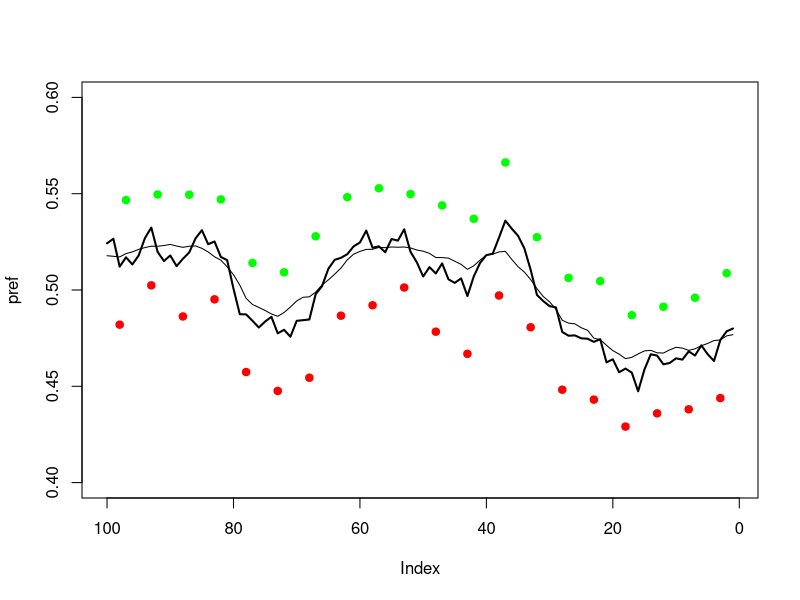

Recreate this plot in R.
# Generate a national election cycle using the model presented in strausswalks

# Each poll reports Democratic national two-party vote as 
# y_i ~ N(\mu_i, s^2_i)
# where s^2_i is the variance based on q_i random respondents
# s^2_i = y_i*(1 - y_i) / q_i
# And house polling bias is taken into account by
# \mu_i = \alpha_{t_i} + \delta_{j_i}
# where \alpha_t is the true national preference at t days until the election, and \delta_j is the house bias.
# House biases must add up to 0.
# National preference is modeled as a random walk backwards through time, \alpha_t ~ N(\alpha_{t-1}, \omega^2)

pollVar <- function(y) {
  return(y * (1-y) / 2000)
}

GenData <- function() {
  T = 100
  # The national preference at \alpha_0 is 0.48
  # Shock is 0.01
  # So, starting at \alpha_0, generate preferences at each day according to shock.
  pref <- c()
  pref[1] = 0.48
  shock = 0.007
  
  set.seed(217) # Looks realistic!
  for (i in 2:T) {
    pref[i] <- rnorm(1, pref[i-1], shock)
  }

  # Two polling firms, Giddyup Poll and Rasputin Reporting.
  # Giddyup's bias is 0.03, Rasputin's is -0.03
  # Giddyup has a poll on 2, 4, 6, 8, 10, Rasputin has a poll on 3, 5, 7, 9
  giddyup_bias = 0.03
  giddyup <- rep(NA, T)
  for (i in seq(2, T, 5)) {
    biased_pref <- pref[i] + giddyup_bias
    giddyup[i] <- rnorm(1, biased_pref, pollVar(biased_pref))
  }
  rasputin_bias = -0.03
  rasputin <- rep(NA, T)
  for (i in seq(3, T, 5)) {
    biased_pref <- pref[i] + rasputin_bias
    rasputin[i] <- rnorm(1, biased_pref, pollVar(biased_pref))
  }
  
  
  plot(pref, type="l", xlim=c(T, 1), ylim=c(0.4, 0.6), lwd=2)
  points(giddyup, col="green", pch=19)
  points(rasputin, col="red", pch=19)
  
  for (t in 1:T) {
    if (!is.na(giddyup[t]) && !is.na(rasputin[t])) {
      stop("Time period ", t, " has more than one poll!")
    }
  }
  
  return(list(pref=pref, giddyup=giddyup, rasputin=rasputin))
}

data <- GenData()

# Great! Let's do a Gibbs sampler
runs <- 100
# Prior on \alpha_0 ~ N(0.522, 0.0253^2)
pref <- matrix(ncol=length(data$pref), nrow=runs)
pref[1,] = rep(0.522, length(data$pref))
biases <- list(giddyup=c(0), rasputin=c(0))
# biases <- list(giddyup=rep(0.03, runs), rasputin=rep(-0.03, runs))
shock <- c(0.00005) # omega^2
# shock <- rep(0.007, runs)

# So we start with 10 alphas, 2 houses biases, and the shock.
# For each iteration,
for (i in 2:runs) {
  # First alpha. There is no \alpha_{-1}!
  mean <- pref[i-1, 2]
  variance <- shock[i-1]
  pref[i, 1] <- rnorm(1, mean, sqrt(variance))
  
  # First for national preferences
  for (t in 2:(runs-1)) {
    poll <- NA
    if (!is.na(data$giddyup[t])) {
      poll <- data$giddyup[t]
      bias <- biases$giddyup[i-1]
    } else if (!is.na(data$rasputin[t])) {
      poll <- data$rasputin[t]
      bias <- biases$rasputin[i-1]
    }
    
    if (is.na(poll)) {
      message("no poll")
      mean <- ((pref[i, t-1] + pref[i-1, t+1]) / shock[i-1]) * (2 / shock[i-1])^(-1)
      variance <- (2 / shock[i-1])^(-1)
    } else {
      mean <- ((poll - bias) / pollVar(poll) + (pref[i, t-1] + pref[i-1, t+1]) / shock[i-1]) * (1 / pollVar(poll) + 2 / shock[i-1])^(-1)
      variance <- 1 / (1 / pollVar(poll) + 2 / shock[i-1])
    }
    pref[i, t] <- rnorm(1, mean, sqrt(variance))
  }
  
  poll <- NA
  if (!is.na(data$giddyup[runs])) {
    poll <- data$giddyup[runs]
    bias <- biases$giddyup[i-1]
  } else if (!is.na(data$rasputin[runs])) {
    poll <- data$rasputin[runs]
    bias <- biases$rasputin[i-1]
  }
  
  if (is.na(poll)) {
    mean <- pref[i, runs-1]
    variance <- shock[i-1]
  } else {
    mean <- ((poll - bias) / pollVar(poll) + pref[i, runs-1] / shock[i-1]) / (1 / pollVar(poll) + 1 / shock[i-1])
    variance <- 1 / (1 / pollVar(poll) + 1 / shock[i-1])
  }
  pref[i, runs] <- rnorm(1, mean, sqrt(variance))
  
  # Now for the biases
  mean <- sum((data$giddyup - pref[i,]) / pollVar(data$giddyup), na.rm = TRUE) / (sum(1 / pollVar(data$giddyup), na.rm=TRUE) + 100)
  variance <- 1 / (sum(1 / pollVar(data$giddyup), na.rm=TRUE) + 100)
  biases$giddyup[i] <- rnorm(1, mean, variance)
  biases$rasputin[i] <- -biases$giddyup[i]
  
  # And the shock
  shape <- (runs - 2) / 2
  beta <- sum((c(pref[i,], NA) - c(NA, pref[i,]))^2, na.rm = TRUE) / 2
  print(shape)
  print(beta)
  shock[i] <- 1 / rgamma(1, shape, beta)
  print(c("iter", i))
  while (1 / shock[i] <= 10000) {
    shock[i] <- 1 / rgamma(1, shape, beta)
  }
}

lines(seq(1,100), colMeans(pref))